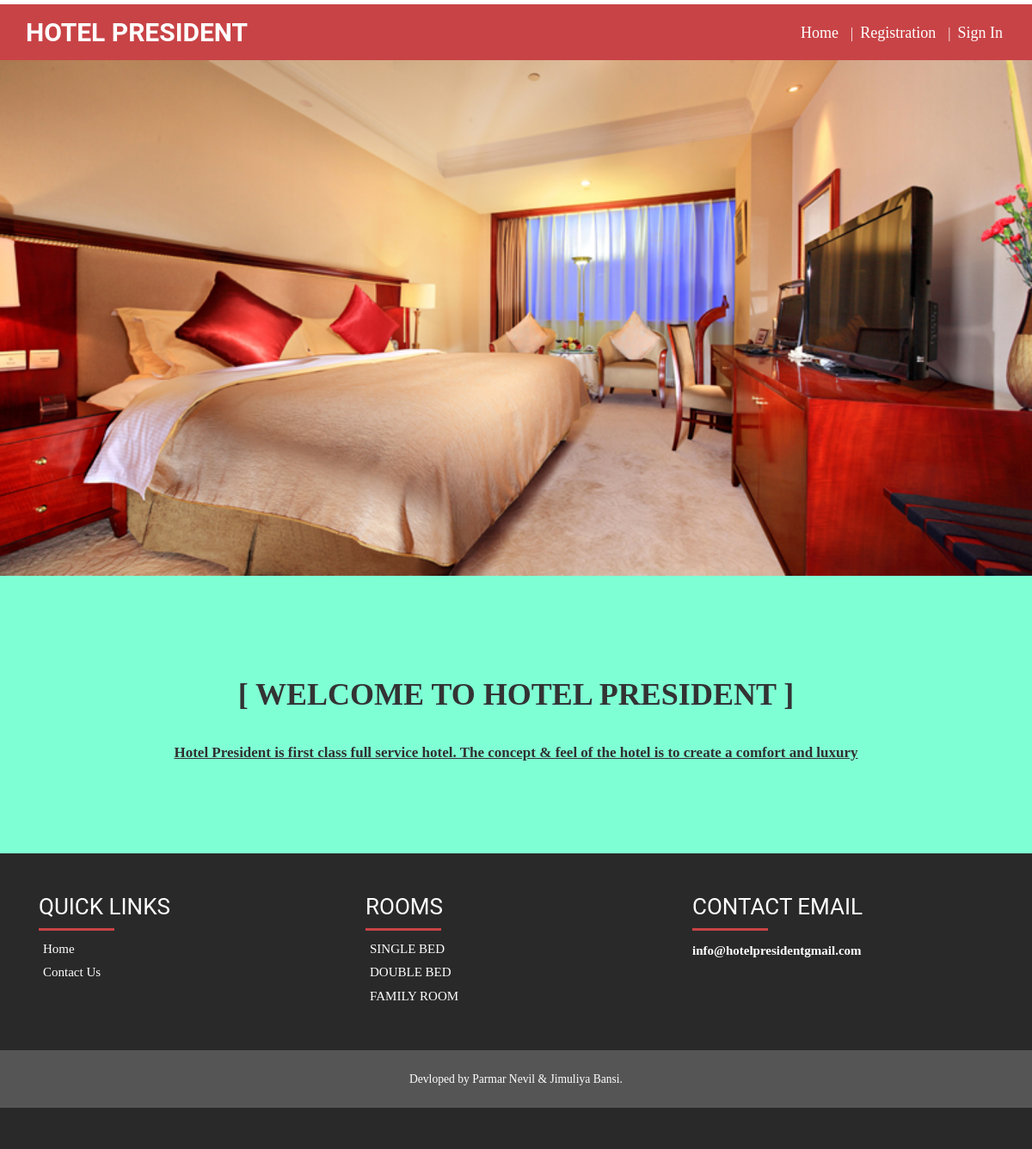
The page / on the database its author committed.
### tables this page shows
CREATE TABLE `content` (
  `id` int(15) NOT NULL,
  `welcome_title` varchar(200) NOT NULL,
  `welcome_text` longtext NOT NULL,
  `ph_number` varchar(200) NOT NULL,
  `email` varchar(100) NOT NULL,
  `address` varchar(300) NOT NULL
);

CREATE TABLE `category` (
  `bed_id` int(15) NOT NULL,
  `bed_name` varchar(100) NOT NULL
);

### index.php (the view, shortened to what this page needs)
<?php
	require_once('headermain.php');?>
<div class="banner">
	</div>
	<div class="index-about" style="margin-top:50px;">
	<div class="container">
	<?php
		$sql = "SELECT * FROM `content`";
		$result = mysqli_query($connection,$sql);
		while($row = mysqli_fetch_array($result))
		{
	?>
	<br><br><br>
			    <h1><b><center><marquee><?php echo $row['welcome_title']; ?></b></marquee></center></h1>
				<br>
				<b><u><h1><p><?php echo $row['welcome_text']; ?></b></h1></u></p>
	<?php
		}
	?>
			 </div>
		</div>
		<br><br>
	<br><br>
<?php
	require_once('footermain.php');
?>

### footermain.php (shortened to what this page needs)
<div class="footer">
		<div class="container">
			<div class="col-md-4 footer-left">
			<h3>Quick Links<div class="verticalLineTop"></div></h3>
				<ul>
				<li><a href="index.php">Home</a></li>
				<li><a href="contact_login.php">Contact Us</a></li>
				</ul>
			</div>
			<div class="col-md-4 footer-left">
			<h3>Rooms<div class="verticalLineTop"></div></h3>
				<ul><?php
					$sql = "SELECT * FROM `category` ORDER BY bed_iD ASC LIMIT 0,3";
					$result = mysqli_query($connection,$sql);
				    	while($row = mysqli_fetch_array($result))
						{
						?>
					<li><a><?php echo $row['bed_name']; ?></a></li>
					 <?php
					  }
					?>
				</ul>
			</div>
			<div class="col-md-4 footer-middle">
				<h3>Contact Email<div class="verticalLineTop"></div></h3>
				<div class="address">
				<?php
				 $sql = "SELECT * FROM `content`";
					$result = mysqli_query($connection,$sql);
				    	while($row = mysqli_fetch_array($result))
						{
						?>
				<div class="email">
					<b><p>info@hotelpresidentgmail.com</b></p>
						</div>
			</div>
			<?php
				}
				?>
		</div>
	</div>
	<br><br>
	<div class="grid_3">
	  <div class="container hov">
         <p>Devloped by Parmar Nevil & Jimuliya Bansi. </p>
	  </div>

### css/style.css (style rules this page uses)
h4, h5, h6, h1, h2, h3 { margin-top: 0; }
ul, ol { margin: 0; }
p { margin: 0; }
html, body { font-family:Verdana; font-size: 100%; background-color: aquamarine; }
body a { transition: 0.5s all; -webkit-transition: 0.5s all; -o-transition: 0.5s all; -ms-transition: 0.5s all; -moz-transition: 0.5s all; }
.banner { background:url(../images/banner-03.jpg) center top; background-size:cover; -webkit-background-size:cover; -moz-background-size:cover; -o-background-size:cover; min-height:600px; }
.grid_3 { background:#555; padding:1.5em 0; text-align:center; }
.grid_3 p { color:#fff; font-size: 0.85em; }
.address p { color: #999; font-size: 0.8125em; line-height: 2em; }
.footer { padding:3em 0; background:#292929; }
.footer-left ul { padding:0; margin:0; }
.footer-left ul li { list-style:none; margin:5px; }
.footer-left ul li a { color:#FFF; font-size:15px; }
.footer-left h3 { color: #ffffff; font-family: "Roboto",sans-serif; font-size: 26px; font-weight: 400; text-transform: uppercase; }
.footer-middle h3 { color: #FFFFFF; font-size: 26px; font-weight: 400; text-transform: uppercase; font-family: "Roboto",sans-serif; }
.address p { color: #FFFFFF; font-size: 15px; line-height: 1.8em; }
.email p { color: #ffffff; font-size: 15px; line-height: 1.8em; }
.verticalLineTop { border-bottom: 3px solid #C84346; margin-top: 10px; width:25%; }
.index-about p { text-align: center; line-height: 1.8em; color:#303030; font-size:17px; font-weight:400; }

### rows shown on the page
content: welcome_title "[ WELCOME TO HOTEL PRESIDENT ]", welcome_text "Hotel President is first class full service hotel. The concept & feel of the hotel is to create a comfort and luxury"
category: bed_name "SINGLE BED"
category: bed_name "DOUBLE BED"
category: bed_name "FAMILY ROOM"
